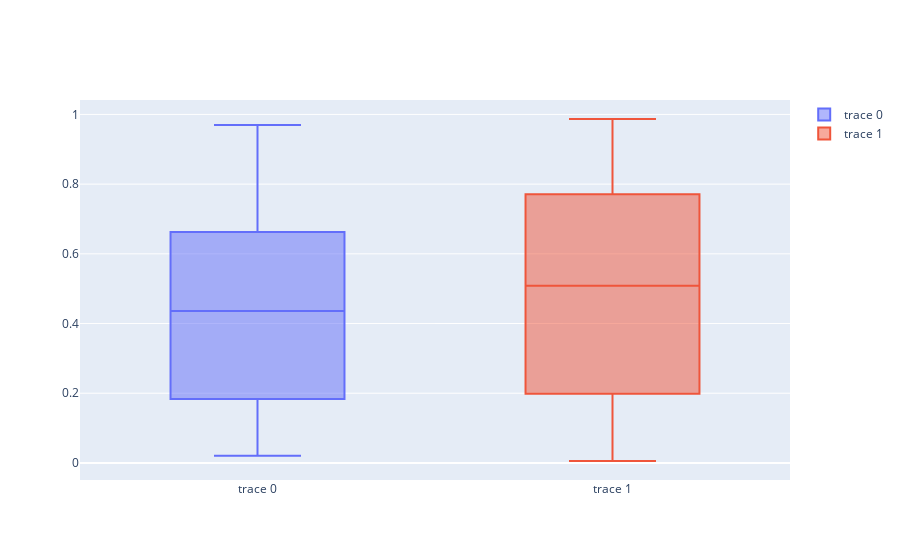

Write notebook code for a chart like this one.
### Code cell
import plotly
import numpy as np
import pandas as pd
import plotly.graph_objects as go
import plotly.offline as pyo
from plotly.offline import init_notebook_mode
init_notebook_mode(connected=True)

np.random.seed(42)
y= np.random.rand(50)
y1 =np.random.rand(50)
fig= go.Figure()
# update the figure with y
fig.add_trace(go.Box(y=y))
fig.add_trace(go.Box(y=y1))
fig.show()
